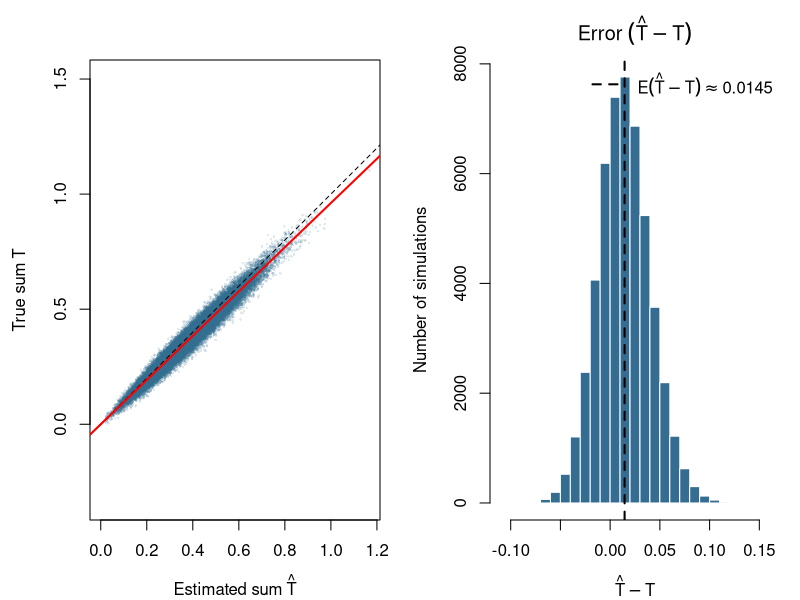
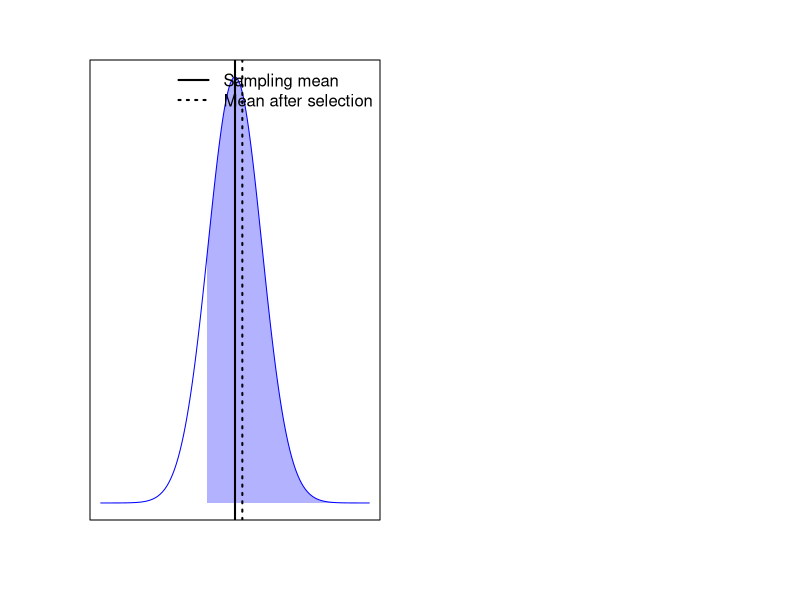

These charts were generated, in order, by the following R code:
## ---- chunk 1

set.seed(20261125)
simulations <- replicate(50000, {

    nexps <- 20
    theta <- rnorm(nexps, 0, 0.05)
    # 50% chance of detecting theta=0.02
    s <- 0.01
    theta_hat <- rnorm(nexps, theta, s)
    Ik <- theta_hat/s > 2

    c(
        Tstat = sum(Ik*theta),
        Tstat_hat = sum(Ik*theta_hat)
    )

})



## ---- chunk 2
#| fig-width: 10
#| fig-height: 5
#| fig-cap: 'Across 50,000 simulations, each with 20 experiments, true effects are drawn from $\mathcal{N}(0, 0.05^2)$ and estimates are normally distributed around their true effects with standard error 0.01. Treatments are selected when their estimated effect exceeds 0.02. The dashed diagonal marks equal true and estimated sums; the red line is a regression of the true sum on the estimated sum through the origin. The dashed vertical line marks the mean error, an estimate of the expected error.'

par(mfrow = c(1, 2), mar = c(4, 4.5, 3, 1))

sum_range <- range(simulations[c("Tstat", "Tstat_hat"), ])
plot(simulations["Tstat_hat", ], simulations["Tstat", ],
     xlim = sum_range, ylim = sum_range, asp = 1,
     xlab = expression("Estimated sum" ~ hat(T)),
     ylab = expression("True sum" ~ T),
     pch = 16, cex = 0.35, col = adjustcolor("#356c91", alpha.f = 0.15))
abline(a = 0, b = 1, lty = 2)
abline(lm(simulations["Tstat", ] ~ simulations["Tstat_hat", ] - 1), col = "red", lwd = 2)
error <- simulations["Tstat_hat", ] - simulations["Tstat", ]
hist(error, breaks = 30,
     main = expression("Error" ~ (hat(T) - T)), xlab = expression(hat(T) - T),
     ylab = "Number of simulations", col = "#356c91", border = "white")
mean_error <- mean(error)
abline(v = mean_error, lty = 2, lwd = 2)
legend("topright", legend = bquote(E(hat(T) - T) %~~% .(sprintf("%.4f", mean_error))),
       lty = 2, lwd = 2, bty = "n")
## ---- chunk 3
#| fig-width: 7
#| fig-height: 4.5

sampling_mean <- 3
threshold <- 1.96
selected_mean <- sampling_mean + dnorm(threshold - sampling_mean) /
    pnorm(threshold - sampling_mean, lower.tail = FALSE)

x <- seq(-2, 8, length.out = 500)
selected_x <- seq(threshold, 8, length.out = 500)

plot(x, dnorm(x, mean = sampling_mean), type = "n",
     xlab = "", ylab = "", xaxt = "n", yaxt = "n")
polygon(c(selected_x, rev(selected_x)),
        c(dnorm(selected_x, mean = sampling_mean), rep(0, length(selected_x))),
        col = adjustcolor("blue", alpha.f = 0.3), border = NA)
lines(x, dnorm(x, mean = sampling_mean), col = "blue")
abline(v = sampling_mean, col = "black", lty = 1, lwd = 2)
abline(v = selected_mean, col = "black", lty = 3, lwd = 2)
legend("topright", legend = c("Sampling mean", "Mean after selection"),
       col = "black", lty = c(1, 3), lwd = 2, bty = "n")
